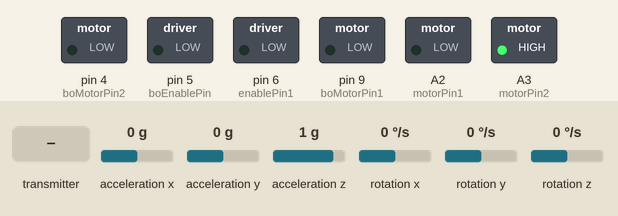
A sketch run on a simulated Arduino Uno, built with avr-gcc and run on an emulated ATmega328P. Shown: switched loads named in the sketch (green lamp = pin HIGH). Dashed ring = blinking. The inputs (shaded band) are chosen by the test bench; at power-on: acceleration y 0 g, acceleration x 0 g, acceleration z 1 g, rotation x 0 °/s, rotation y 0 °/s, rotation z 0 °/s. No radio packets arrive unless stated; what the sketch prints to the serial monitor is not drawn.

Above: at 3.2 s.
3.3 s: the transmitter starts sending command = 0
At 3.51 s:
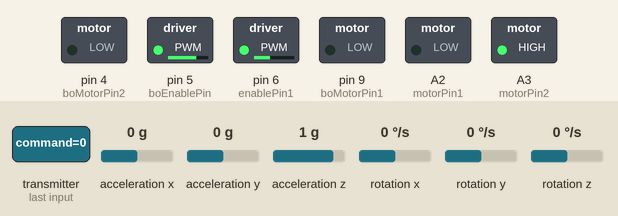
6.3 s: acceleration y set to -0.2 g
At 6.55 s:
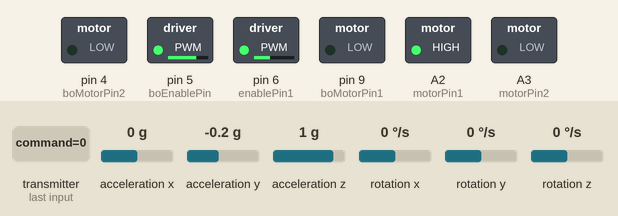
9.3 s: acceleration y set to 0.8 g
At 9.52 s:
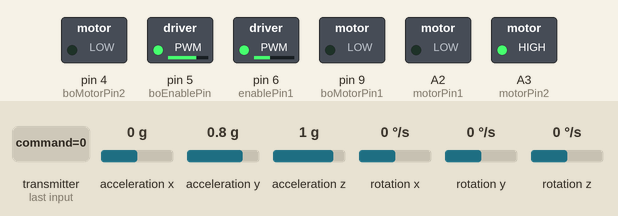
12.3 s: acceleration y set to -1.4 g
At 12.56 s:
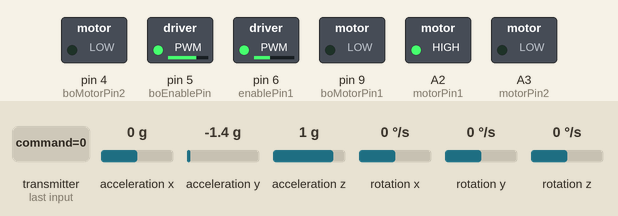
15.3 s: acceleration y set to 0 g
At 15.94 s:
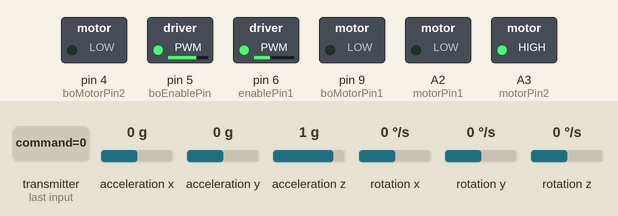
Timing chart, 0 to 19.3 s (numbered marks = the images above; inputs shaded):
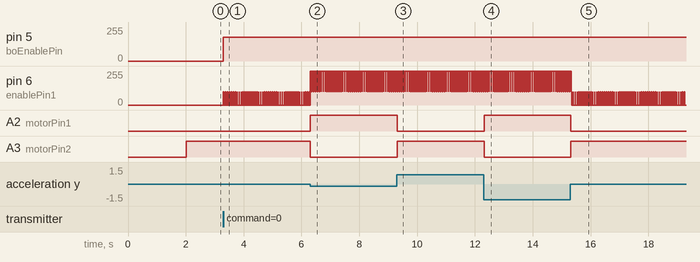

Measured:
- the behaviour switches between 0 and -0.1 g on acceleration y (found by bisection; images 1 and 2)
- after the input at 3.3 s, pin 5 (boEnablePin): 0/255 → 180/255 at once; pin 6 (enablePin1): alternates 100/255 for 0.01 s and 0/255 for 0.06 s, starting at once
- after the input at 6.3 s, A2 (motorPin1): LOW → HIGH at once; A3 (motorPin2): HIGH → LOW at once
- after the input at 9.3 s, A2 (motorPin1): HIGH → LOW at once; A3 (motorPin2): LOW → HIGH at once
- after the input at 12.3 s, A2 (motorPin1): LOW → HIGH at once; A3 (motorPin2): HIGH → LOW at once
- after the input at 15.3 s, A2 (motorPin1): HIGH → LOW at once; A3 (motorPin2): LOW → HIGH at once

The sketch:

Balancing_code.ino
```cpp
#include <Wire.h>
#include <MPU6050_light.h>
#include <SPI.h>
#include <RF24.h>

MPU6050 mpu(Wire);

unsigned long timer = 0;

#define motorPin1 A2
#define enablePin1 6
#define motorPin2 A3

#define boMotorPin1 9   // Replace with your actual BO motor control pin
#define boEnablePin 5   // Replace with your actual BO motor enable pin
#define boMotorPin2 4    // Replace with your actual BO motor control pin

#define NRF_CE 10
#define NRF_CSN 8

RF24 radio(NRF_CE, NRF_CSN);
const byte address = 5;

// Roll PID parameters
double Kp_roll = 50;    // Proportional gain
double Ki_roll = 0;     // Integral gain
double Kd_roll = 10;    // Derivative gain

// Yaw PID parameters
double Kp_yaw = 0;     // Proportional gain for yaw control
double Ki_yaw = 0;      // Integral gain for yaw control
double Kd_yaw = 0 ;     // Derivative gain for yaw control

// Target angle for self-balancing
double target_roll = 0;
double target_yaw = 0;

// PID variables for roll
double previousError_roll = 0;
double integral_roll = 0;

// PID variables for yaw
double previousError_yaw = 0;
double integral_yaw = 0;

// Motor control variables
int motorSpeed = 0;
int boMotorSpeed = 0;

void setup() {
  Serial.begin(9600);

  Wire.begin(); // Initialize the Wire library
  mpu.begin(); // Initialize the MPU6050

  Serial.println(F("Calculating offsets, do not move MPU6050"));
  delay(1000);
  mpu.calcOffsets(); // gyro and accelero
  Serial.println("Done!\n");

  // Initialize motor control pins for the main motor
  pinMode(motorPin1, OUTPUT);
  pinMode(motorPin2, OUTPUT);
  pinMode(enablePin1, OUTPUT);

  // Initialize motor control pins for the BO motor
  pinMode(boMotorPin1, OUTPUT);
  pinMode(boMotorPin2, OUTPUT);
  pinMode(boEnablePin, OUTPUT);

  // Initialize NRF24
  radio.begin();
  radio.openReadingPipe(1, address);
  radio.setDataRate(RF24_2MBPS);
  radio.setPALevel(RF24_PA_MIN);
}

void executeCommand(char command) {
  switch (command) {
    case 'F':
      Serial.println("*");
      digitalWrite(boMotorPin1, HIGH);
      digitalWrite(boMotorPin2, LOW);
      break;
    case 'B':
      digitalWrite(boMotorPin1, LOW);
      digitalWrite(boMotorPin2, HIGH);
      break;
    case 'L':
//      digitalWrite(boMotorPin1, LOW);
//      digitalWrite(boMotorPin2, LOW);
      digitalWrite(motorPin1, LOW);
      digitalWrite(motorPin2, HIGH);
      break;
    case 'R':
//      digitalWrite(boMotorPin1, LOW);
//      digitalWrite(boMotorPin2, LOW);
      digitalWrite(motorPin1, HIGH);
      digitalWrite(motorPin2, LOW);
      break;
    case 'X':
      digitalWrite(boMotorPin1, LOW);
      digitalWrite(boMotorPin2, LOW);
      break;
  }
}

void loop() {
  mpu.update();

  double roll = mpu.getAngleX();
  double yaw = mpu.getAngleZ(); // Assuming Z-axis is for yaw control

  // Calculate roll PID error
  double error_roll = target_roll - roll;
  integral_roll += error_roll;
  double derivative_roll = error_roll - previousError_roll;
  double output_roll = Kp_roll * error_roll + Ki_roll * integral_roll + Kd_roll * derivative_roll;
    // Calculate yaw PID error
  double error_yaw = target_yaw - yaw;
  integral_yaw += error_yaw;
  double derivative_yaw = error_yaw - previousError_yaw;
  double output_yaw = Kp_yaw * error_yaw + Ki_yaw * integral_yaw + Kd_yaw * derivative_yaw;
  double total_error = output_roll - output_yaw;

  // Map PID output to motor speed for roll control
  motorSpeed = map(total_error, -90, 90, -255, 255);
  motorSpeed = constrain(motorSpeed, -255, 255);

  // Motor control based on PID output for roll control
  if (motorSpeed > 0) {
    digitalWrite(motorPin1, HIGH);
    digitalWrite(motorPin2, LOW);
  } else {
    digitalWrite(motorPin1, LOW);
    digitalWrite(motorPin2, HIGH);
  }
  analogWrite(enablePin1, abs(motorSpeed));


  // Update previous errors for both roll and yaw
  previousError_roll = error_roll;
  previousError_yaw = error_yaw;

  // NRF Communication
  radio.startListening();
  delay(10);
  if (radio.available()) {
    char command = 'S';
    radio.read(&command, sizeof(command));
    analogWrite(boEnablePin,180);
    analogWrite(enablePin1,100);
    executeCommand(command);
  }

  delay(10);
}
```
